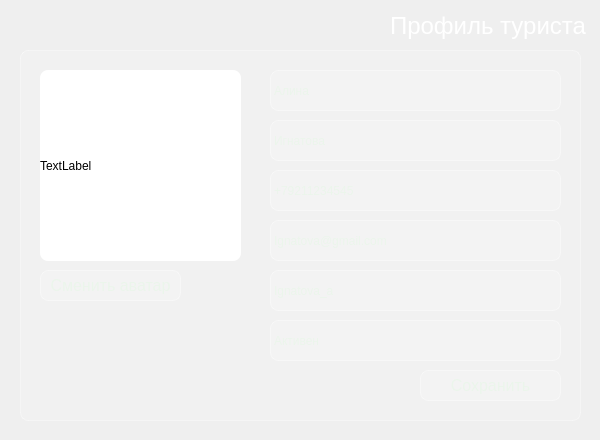
<?xml version="1.0" encoding="UTF-8"?>
<ui version="4.0">
 <class>Dialog</class>
 <widget class="QDialog" name="Dialog">
  <property name="geometry">
   <rect>
    <x>0</x>
    <y>0</y>
    <width>600</width>
    <height>440</height>
   </rect>
  </property>
  <property name="windowTitle">
   <string>Dialog</string>
  </property>
  <property name="styleSheet">
   <string notr="true">background-color: qlineargradient(spread:pad, x1:1, y1:1, x2:0, y2:0,
    stop:0 rgba(20, 65, 30, 255),
    stop:0.427447 rgba(35, 95, 55, 235),
    stop:1 rgba(110, 160, 90, 255));</string>
  </property>
  <widget class="QLabel" name="label_5">
   <property name="geometry">
    <rect>
     <x>270</x>
     <y>220</y>
     <width>291</width>
     <height>41</height>
    </rect>
   </property>
   <property name="styleSheet">
    <string notr="true">background-color: rgba(255, 255, 255, 0.15);
color: rgb(235, 245, 235);
border: 1px solid rgba(255, 255, 255, 0.35);
border-radius: 8px</string>
   </property>
   <property name="text">
    <string>Ignatova@gmail.com</string>
   </property>
  </widget>
  <widget class="QLabel" name="label_2">
   <property name="geometry">
    <rect>
     <x>270</x>
     <y>70</y>
     <width>291</width>
     <height>41</height>
    </rect>
   </property>
   <property name="styleSheet">
    <string notr="true">background-color: rgba(255, 255, 255, 0.15);
color: rgb(235, 245, 235);
border: 1px solid rgba(255, 255, 255, 0.35);
border-radius: 8px</string>
   </property>
   <property name="text">
    <string>Алина</string>
   </property>
  </widget>
  <widget class="QLabel" name="label_4">
   <property name="geometry">
    <rect>
     <x>270</x>
     <y>170</y>
     <width>291</width>
     <height>41</height>
    </rect>
   </property>
   <property name="styleSheet">
    <string notr="true">background-color: rgba(255, 255, 255, 0.15);
color: rgb(235, 245, 235);
border: 1px solid rgba(255, 255, 255, 0.35);
border-radius: 8px</string>
   </property>
   <property name="text">
    <string>+79211234545</string>
   </property>
  </widget>
  <widget class="QLabel" name="label_8">
   <property name="geometry">
    <rect>
     <x>270</x>
     <y>320</y>
     <width>291</width>
     <height>41</height>
    </rect>
   </property>
   <property name="styleSheet">
    <string notr="true">background-color: rgba(255, 255, 255, 0.15);
color: rgb(235, 245, 235);
border: 1px solid rgba(255, 255, 255, 0.35);
border-radius: 8px</string>
   </property>
   <property name="text">
    <string>Активен</string>
   </property>
  </widget>
  <widget class="QLabel" name="label_3">
   <property name="geometry">
    <rect>
     <x>270</x>
     <y>120</y>
     <width>291</width>
     <height>41</height>
    </rect>
   </property>
   <property name="styleSheet">
    <string notr="true">background-color: rgba(255, 255, 255, 0.15);
color: rgb(235, 245, 235);
border: 1px solid rgba(255, 255, 255, 0.35);
border-radius: 8px</string>
   </property>
   <property name="text">
    <string>Игнатова</string>
   </property>
  </widget>
  <widget class="QFrame" name="frame">
   <property name="geometry">
    <rect>
     <x>20</x>
     <y>50</y>
     <width>561</width>
     <height>371</height>
    </rect>
   </property>
   <property name="styleSheet">
    <string notr="true">background-color: rgba(255, 255, 255, 0.15);
color: rgb(235, 245, 235);
border: 1px solid rgba(255, 255, 255, 0.35);
border-radius: 8px</string>
   </property>
   <property name="frameShape">
    <enum>QFrame::Shape::StyledPanel</enum>
   </property>
   <property name="frameShadow">
    <enum>QFrame::Shadow::Raised</enum>
   </property>
  </widget>
  <widget class="QLabel" name="label_Guide">
   <property name="geometry">
    <rect>
     <x>390</x>
     <y>10</y>
     <width>201</width>
     <height>31</height>
    </rect>
   </property>
   <property name="styleSheet">
    <string notr="true">background-color: none;
font-size: 24px;
border: none;
color: white;</string>
   </property>
   <property name="text">
    <string>Профиль туриста</string>
   </property>
  </widget>
  <widget class="QPushButton" name="pushButton_Login">
   <property name="geometry">
    <rect>
     <x>40</x>
     <y>270</y>
     <width>141</width>
     <height>31</height>
    </rect>
   </property>
   <property name="styleSheet">
    <string notr="true">background-color: rgba(255, 255, 255, 0.15);
color: rgb(235, 245, 235);
border: 1px solid rgba(255, 255, 255, 0.35);
border-radius: 8px;
font-size: 16px;</string>
   </property>
   <property name="text">
    <string>Сменить аватар</string>
   </property>
  </widget>
  <widget class="QLabel" name="label">
   <property name="geometry">
    <rect>
     <x>40</x>
     <y>70</y>
     <width>201</width>
     <height>191</height>
    </rect>
   </property>
   <property name="styleSheet">
    <string notr="true">background-color: white;
border-radius: 8px;</string>
   </property>
   <property name="text">
    <string>TextLabel</string>
   </property>
  </widget>
  <widget class="QLabel" name="label_6">
   <property name="geometry">
    <rect>
     <x>270</x>
     <y>270</y>
     <width>291</width>
     <height>41</height>
    </rect>
   </property>
   <property name="styleSheet">
    <string notr="true">background-color: rgba(255, 255, 255, 0.15);
color: rgb(235, 245, 235);
border: 1px solid rgba(255, 255, 255, 0.35);
border-radius: 8px</string>
   </property>
   <property name="text">
    <string>Ignatova_a</string>
   </property>
  </widget>
  <widget class="QPushButton" name="pushButton_Login_2">
   <property name="geometry">
    <rect>
     <x>420</x>
     <y>370</y>
     <width>141</width>
     <height>31</height>
    </rect>
   </property>
   <property name="styleSheet">
    <string notr="true">background-color: rgba(255, 255, 255, 0.15);
color: rgb(235, 245, 235);
border: 1px solid rgba(255, 255, 255, 0.35);
border-radius: 8px;
font-size: 16px;</string>
   </property>
   <property name="text">
    <string>Сохранить</string>
   </property>
  </widget>
  <zorder>frame</zorder>
  <zorder>label_5</zorder>
  <zorder>label_2</zorder>
  <zorder>label_4</zorder>
  <zorder>label_8</zorder>
  <zorder>label_3</zorder>
  <zorder>label_Guide</zorder>
  <zorder>pushButton_Login</zorder>
  <zorder>label</zorder>
  <zorder>label_6</zorder>
  <zorder>pushButton_Login_2</zorder>
 </widget>
 <resources/>
 <connections/>
</ui>
